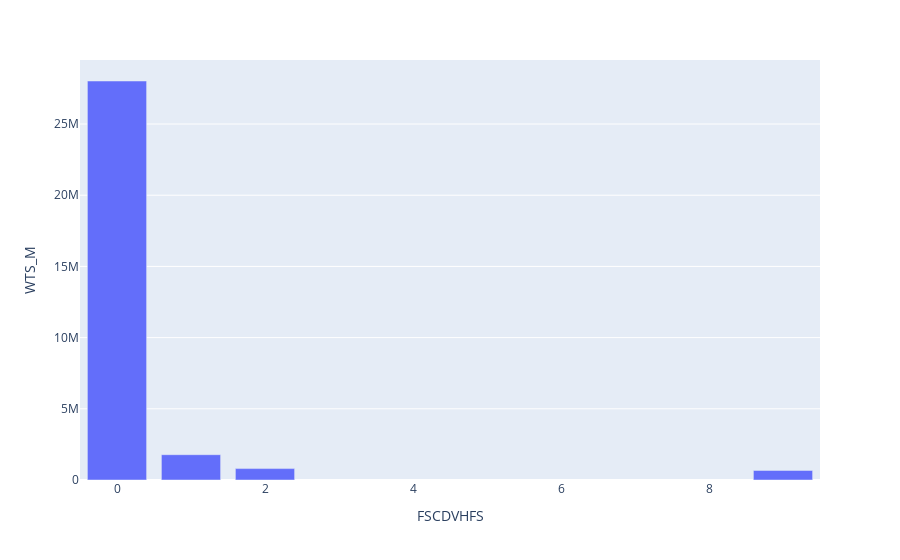

Here is the notebook cell this chart was saved with:
### Code cell
px.bar(counts_by_status, x='FSCDVHFS', y='WTS_M')

### Figure 1 — Plotly figure (JSON) as saved in the notebook; plotly's stock layout.template omitted (floating-point values rounded to 4 significant figures)
{"data": [{"alignmentgroup": "True", "hovertemplate": "FSCDVHFS=%{x}<br>WTS_M=%{y}<extra></extra>", "legendgroup": "", "marker": {"color": "#636efa", "pattern": {"shape": ""}}, "name": "", "offsetgroup": "", "orientation": "v", "showlegend": false, "textposition": "auto", "type": "bar", "x": [0, 1, 2, 9], "xaxis": "x", "y": [28020000.0, 1778000.0, 802000.0, 672500.0], "yaxis": "y"}], "layout": {"barmode": "relative", "legend": {"tracegroupgap": 0}, "margin": {"t": 60}, "xaxis": {"anchor": "y", "domain": [0, 1], "title": {"text": "FSCDVHFS"}}, "yaxis": {"anchor": "x", "domain": [0, 1], "title": {"text": "WTS_M"}}}}
